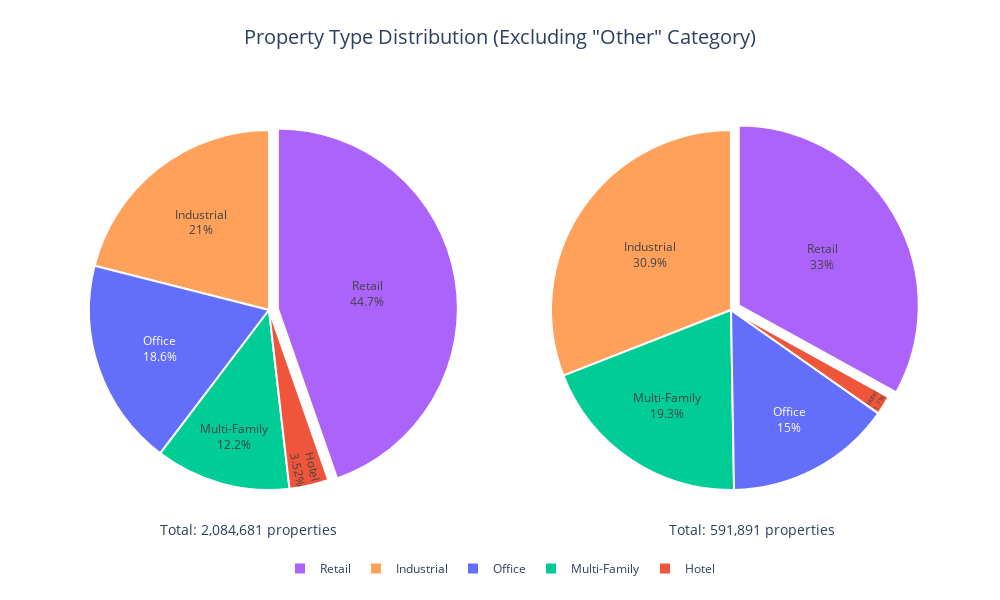

The notebook cell this image was saved under:
### Markdown cell above
## Pie Chart Comparison Excluding 'Other' Category

To focus specifically on the named property types without the ambiguity of the 'Other' category, let's create pie charts that exclude it completely.

### Code cell
# Create side-by-side pie charts for DOE and CompStak property type distributions - excluding "Other"
# Filter out the 'Other' category from the original comparison dataframe
comparison_no_other_df = comparison_df[comparison_df['Category'] != 'Other'].copy()

# Recalculate percentages without the 'Other' category
doe_total = comparison_no_other_df['DOE Count'].sum()
compstak_total = comparison_no_other_df['CompStak Count'].sum()

comparison_no_other_df['DOE Percentage Adjusted'] = (comparison_no_other_df['DOE Count'] / doe_total * 100).round(2)
comparison_no_other_df['CompStak Percentage Adjusted'] = (comparison_no_other_df['CompStak Count'] / compstak_total * 100).round(2)

# Display the recalculated percentages
print("Adjusted percentages after excluding 'Other' category:")
display(comparison_no_other_df[['Category', 'DOE Percentage Adjusted', 'CompStak Percentage Adjusted']])

# Create side-by-side pie charts using subplot
fig = make_subplots(rows=1, cols=2, specs=[[{"type": "pie"}, {"type": "pie"}]],
                  subplot_titles=['DOE Dataset (Excluding "Other")', 'CompStak Dataset (Excluding "Other")'])

# Color mapping to ensure consistent colors with previous charts
colors = px.colors.qualitative.Plotly + px.colors.qualitative.D3 + px.colors.qualitative.G10
all_categories = set(comparison_no_other_df['Category'])
color_mapping = {category: colors[i % len(colors)] for i, category in enumerate(all_categories)}

# Create custom color arrays
doe_colors = [color_mapping[category] for category in comparison_no_other_df['Category']]

# Add DOE pie chart
fig.add_trace(
    go.Pie(
        labels=comparison_no_other_df['Category'],
        values=comparison_no_other_df['DOE Percentage Adjusted'],
        textinfo='label+percent',
        hoverinfo='label+percent+value',
        textposition='inside',
        marker=dict(
            colors=doe_colors,
            line=dict(color='white', width=2)
        ),
        pull=[0.05 if i == comparison_no_other_df['DOE Percentage Adjusted'].idxmax() else 0 for i in comparison_no_other_df.index]  # Pull out the largest slice
    ),
    row=1, col=1
)

# Add CompStak pie chart
fig.add_trace(
    go.Pie(
        labels=comparison_no_other_df['Category'],
        values=comparison_no_other_df['CompStak Percentage Adjusted'],
        textinfo='label+percent',
        hoverinfo='label+percent+value',
        textposition='inside',
        marker=dict(
            colors=doe_colors,  # Use same colors for consistency
            line=dict(color='white', width=2)
        ),
        pull=[0.05 if i == comparison_no_other_df['CompStak Percentage Adjusted'].idxmax() else 0 for i in comparison_no_other_df.index]  # Pull out the largest slice
    ),
    row=1, col=2
)

# Update layout
fig.update_layout(
    title={
        'text': 'Property Type Distribution (Excluding "Other" Category)',
        'y': 0.95,
        'x': 0.5,
        'xanchor': 'center',
        'yanchor': 'top',
        'font': {'size': 20}
    },
    annotations=[
        dict(
            text=f"Total: {doe_total:,} properties",
            x=0.20, y=-0.05,
            showarrow=False,
            font_size=12
        ),
        dict(
            text=f"Total: {compstak_total:,} properties",
            x=0.80, y=-0.05,
            showarrow=False,
            font_size=12
        )
    ],
    height=600,
    width=1000,
    legend=dict(
        orientation='h',
        yanchor='bottom',
        y=-0.15,
        xanchor='center',
        x=0.5
    )
)

# Update subplot titles
fig.update_annotations(font_size=14)

# Save the figure
timestamp = datetime.now().strftime('%Y%m%d_%H%M%S')
output_path = os.path.join(output_dir, f'pie_comparison_no_other_{timestamp}.html')
fig.write_html(output_path)
output_path_png = os.path.join(output_dir, f'pie_comparison_no_other_{timestamp}.png')
fig.write_image(output_path_png, scale=2)

print(f'Pie chart comparison (without "Other" category) saved to: {output_path}')
print(f'Static image saved to: {output_path_png}')

# Show the figure
fig.show()

### Figure 1 — Plotly figure (JSON) as saved in the notebook; plotly's stock layout.template omitted (floating-point values rounded to 4 significant figures)
{"data": [{"domain": {"x": [0, 0.45], "y": [0, 1]}, "hoverinfo": "label+percent+value", "labels": ["Retail", "Industrial", "Office", "Multi-Family", "Hotel"], "marker": {"colors": ["#AB63FA", "#FFA15A", "#636EFA", "#00CC96", "#EF553B"], "line": {"color": "white", "width": 2}}, "pull": [0.05, 0, 0, 0, 0], "textinfo": "label+percent", "textposition": "inside", "type": "pie", "values": [44.66, 21.04, 18.63, 12.15, 3.52]}, {"domain": {"x": [0.55, 1], "y": [0, 1]}, "hoverinfo": "label+percent+value", "labels": ["Retail", "Industrial", "Office", "Multi-Family", "Hotel"], "marker": {"colors": ["#AB63FA", "#FFA15A", "#636EFA", "#00CC96", "#EF553B"], "line": {"color": "white", "width": 2}}, "pull": [0.05, 0, 0, 0, 0], "textinfo": "label+percent", "textposition": "inside", "type": "pie", "values": [33.03, 30.94, 15, 19.33, 1.7]}], "layout": {"annotations": [{"font": {"size": 14}, "showarrow": false, "text": "Total: 2,084,681 properties", "x": 0.2, "xanchor": "center", "xref": "paper", "y": -0.05, "yanchor": "bottom", "yref": "paper"}, {"font": {"size": 14}, "showarrow": false, "text": "Total: 591,891 properties", "x": 0.8, "xanchor": "center", "xref": "paper", "y": -0.05, "yanchor": "bottom", "yref": "paper"}], "height": 600, "legend": {"orientation": "h", "x": 0.5, "xanchor": "center", "y": -0.15, "yanchor": "bottom"}, "title": {"font": {"size": 20}, "text": "Property Type Distribution (Excluding \"Other\" Category)", "x": 0.5, "xanchor": "center", "y": 0.95, "yanchor": "top"}, "width": 1000}}
